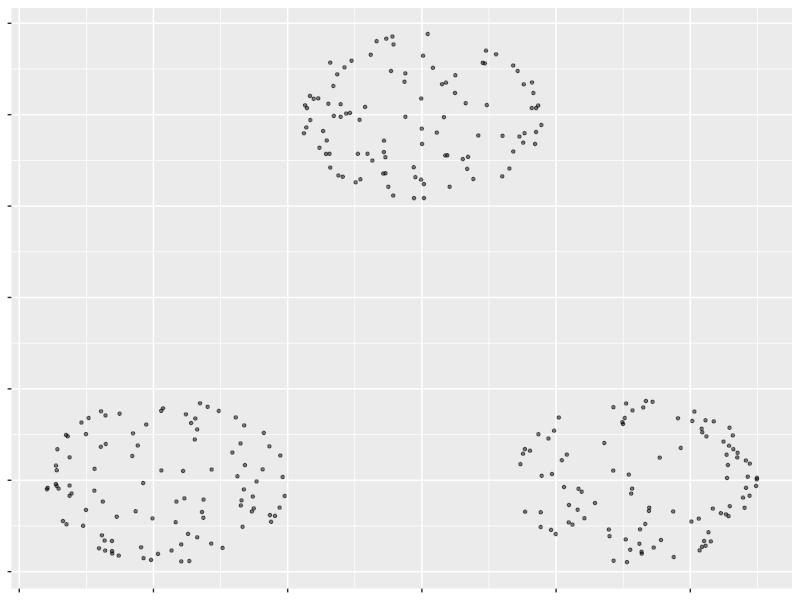
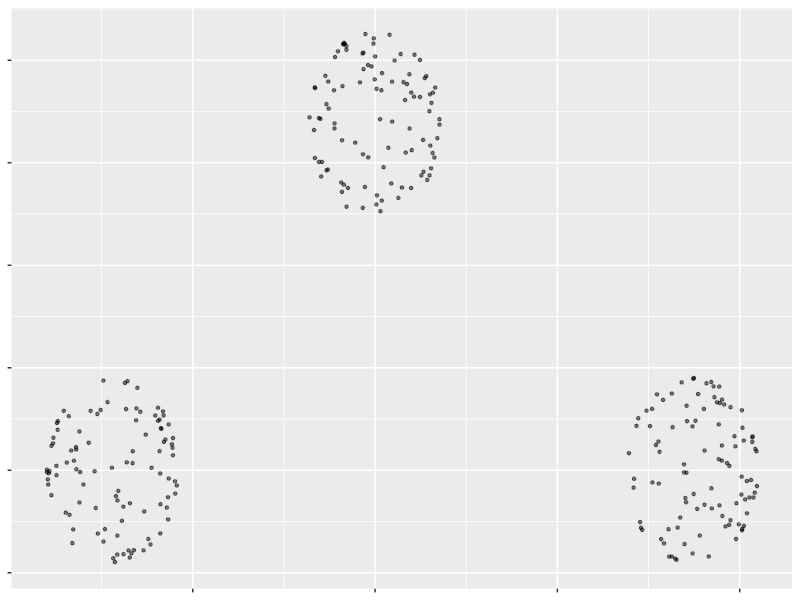
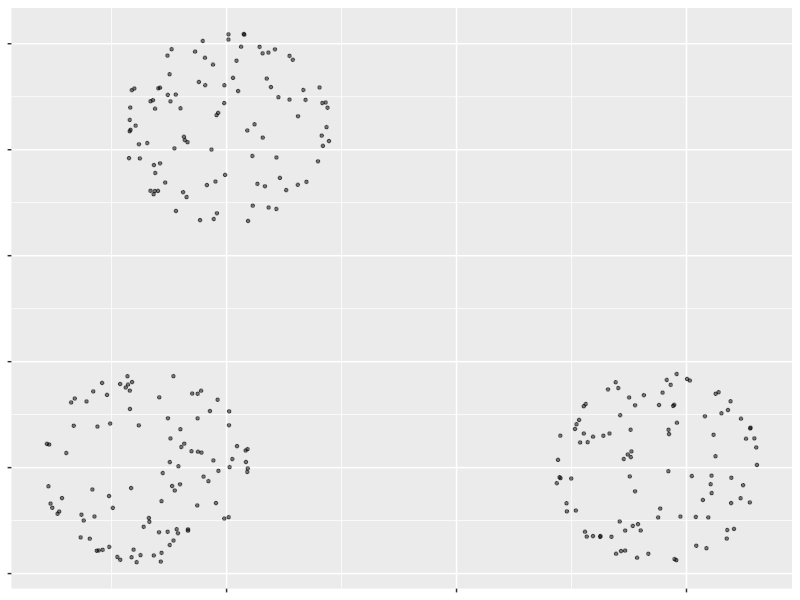
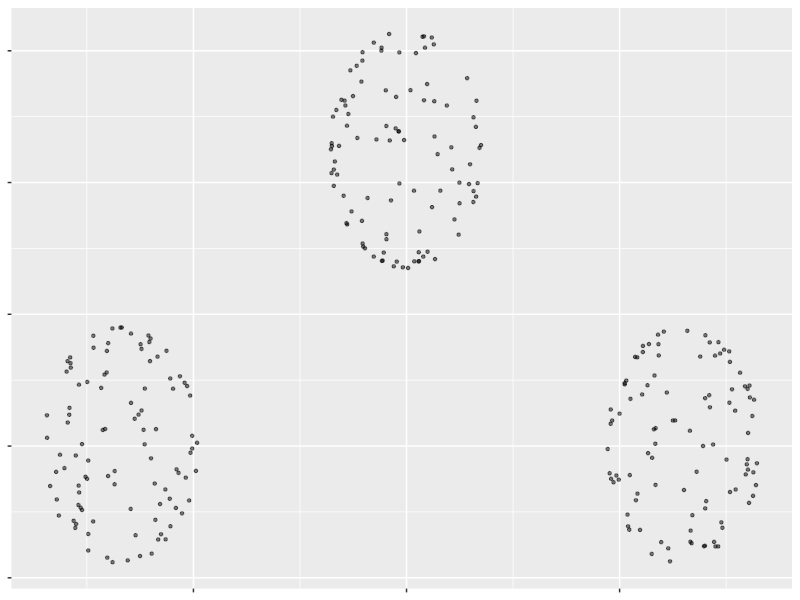
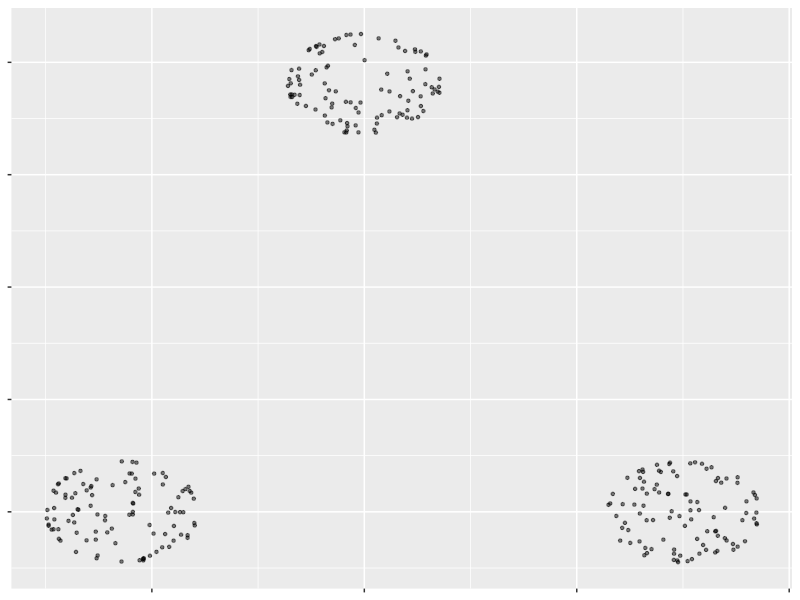
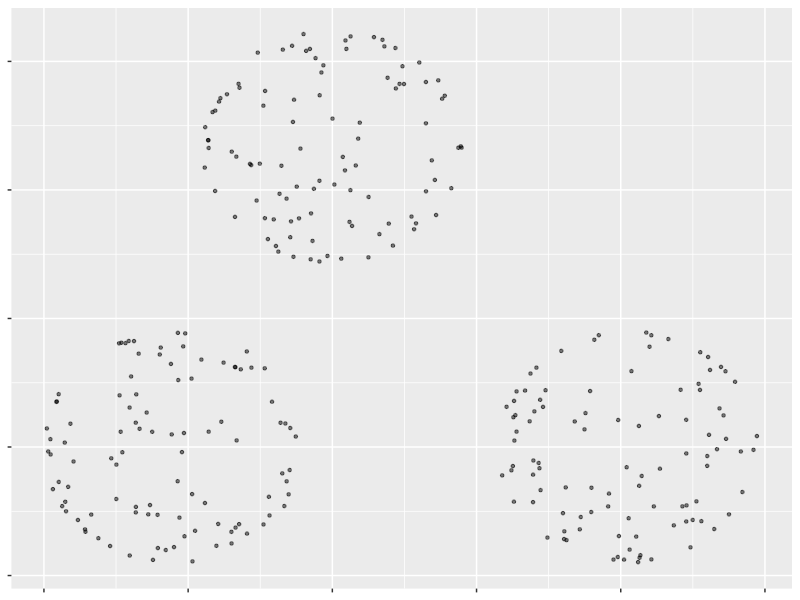
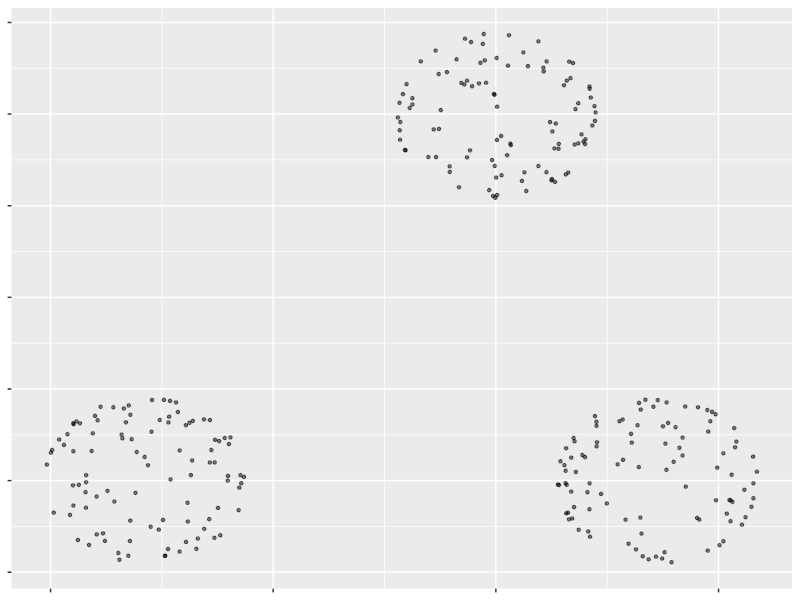
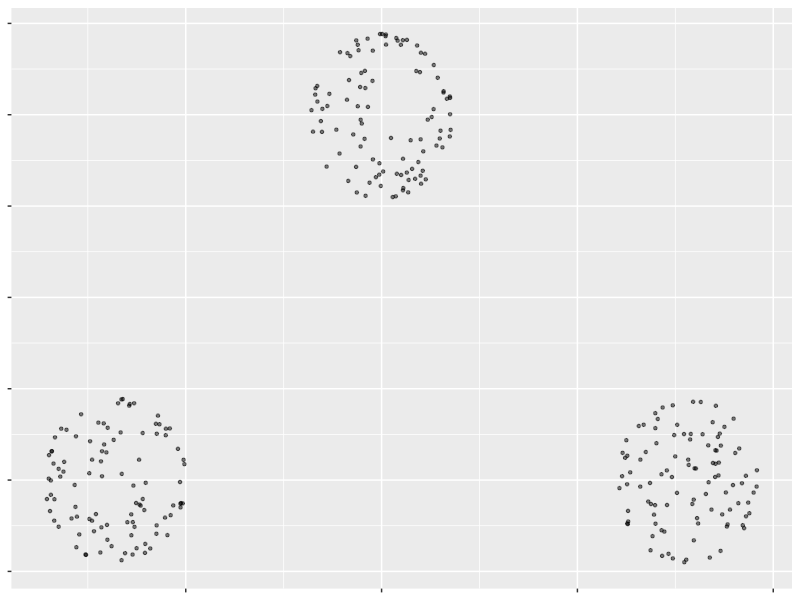

Generate these figures, in order, with R: (Note: this script raises an error after producing the figures.)
library(ggplot2)

triangle_length = 20
number = 1000

auto_clus <- function(number,ixx=1,triangle_length1 = 20,triangle_length2 = 20,triangle_length3 = 20, inner_radio, outer_radio)
{
  
  X1 = -triangle_length1 / 2
  Y1 = 0
  Z1 = 0
  
  X2 = triangle_length2 / 2
  Y2 = 0
  Z2 = 0
  
  X3 = 0
  Y3 = triangle_length3 / 2 * sqrt(3)
  Z3 = 0
  
  size = 1.5
  alpha = 0.5
  shape = 20
  
  col = "black"
  
  inner_radio = 3
  outer_radio = 3
  
  r1 = (runif(number) * (outer_radio ^ 3 - inner_radio ^ 3) + inner_radio ^ 3) * 1/3
  phi1 = acos(runif(number, -1, 1));
  th1 = 2 * pi * runif(number)
  
  x1 = r1 * sin(phi1) * sin(th1) + X1
  y1 = r1 * sin(phi1) * cos(th1) + Y1
  z1 = r1 * cos(phi1) + Z1
  
  r2 = (runif(number) * (outer_radio ^ 3 - inner_radio ^ 3) + inner_radio ^ 3) * 1/3
  phi2 = acos(runif(number, -1, 1));
  th2 = 2 * pi * runif(number)
  
  x2 = r2 * sin(phi2) * sin(th2) + X2
  y2 = r2 * sin(phi2) * cos(th2) + Y2
  z2 = r2 * cos(phi2) + Z2
  
  r3 = (runif(number) * (outer_radio ^ 3 - inner_radio ^ 3) + inner_radio ^ 3) * 1/3
  phi3 = acos(runif(number, -1, 1));
  th3 = 2 * pi * runif(number)
  
  x3 = r3 * sin(phi3) * sin(th3) + X3
  y3 = r3 * sin(phi3) * cos(th3) + Y3
  z3 = r3 * cos(phi3) + Z3
  
  x <- c(x1, x2, x3)
  y <- c(y1, y2, y3)
  z <- c(z1, z2, z3)
  
  
  data_frame <- data.frame(x, y)
  
  p <- ggplot(data_frame, aes(x, y))
  p <- p + geom_point(size = size, shape = shape, col = col, alpha = alpha)
  p <- p + theme(axis.text.y = element_blank(), axis.text.x = element_blank(),axis.title = element_blank())
  
  fname <- "D:\\InfoVis\\Scag_Data_Builder\\clus\\csv\\clus_"
  numname <- as.character(number*3)
  fname <- paste(fname, numname, sep = '') 
  fname <- paste(fname, "_", sep = '')
  numname <- as.character(ixx)
  fname <- paste(fname, numname, sep = '')
  fname_csv <- paste(fname, ".csv", sep = '')
  fname <- "D:\\InfoVis\\Scag_Data_Builder\\clus\\png\\clus_"
  numname <- as.character(number*3)
  fname <- paste(fname, numname, sep = '') 
  fname <- paste(fname, "_", sep = '')
  numname <- as.character(ixx)
  fname <- paste(fname, numname, sep = '')
  fname_png <- paste(fname, ".png", sep = '')
  #print(fname)
  
  ggsave(fname_png,p,width = 3,height = 3)
  #print(p)
  write.table(data_frame,
              file = fname_csv,
              append = FALSE, 
              quote = FALSE, 
              sep = ",", 
              col.names = FALSE, 
              row.names = FALSE)
  
  print(p)
}

for(i in 1:9)
{
  
  num = i*100
  #num=150
  #print(num)
  
  for(ixx in 1:50)
  {
    outer_radio <- as.double(runif(1,0.01,1))
    inner_radio <- as.double(runif(1,0.01,1))
    triangle_length1 <- as.integer(runif(1,10,100))
    triangle_length2 <- as.integer(runif(1,10,100))
    triangle_length3 <- as.integer(runif(1,10,100))
    auto_clus(num,ixx,triangle_length1,triangle_length2,triangle_length3,inner_radio,outer_radio)
  }
  
}
